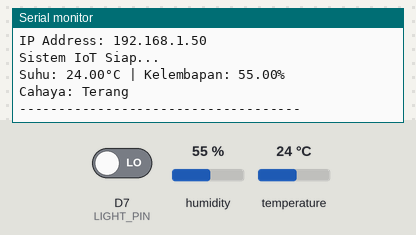
Bench run of a sketch on a simulated ESP8266 (NodeMCU). Shown: the last lines printed to the serial monitor. The test bench sets the inputs (shaded band); at power-on: D7 (LIGHT_PIN) LOW, humidity 55 %, temperature 24 °C. WiFi joins after 1.5 s; servers stay silent unless stated.

Above: at 4.7 s.
4.8 s: D7 (LIGHT_PIN) driven HIGH
9.0 s: humidity set to 22 %
At 10.3 s:
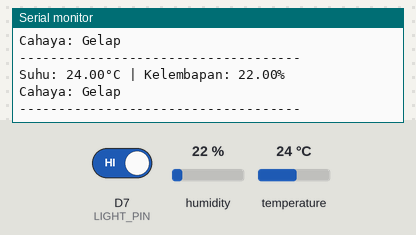
11.7 s: temperature set to 12 °C
At 13.9 s:
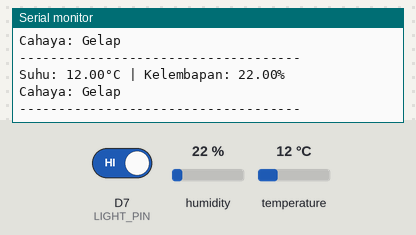
14.4 s: humidity set to 40 %
At 16.9 s:
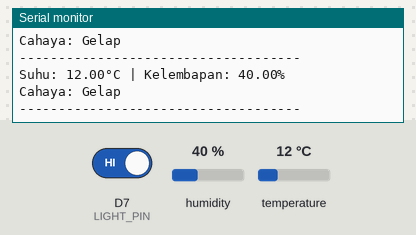
Timing chart, 0 to 18.1 s (numbered marks = the images above; inputs shaded):
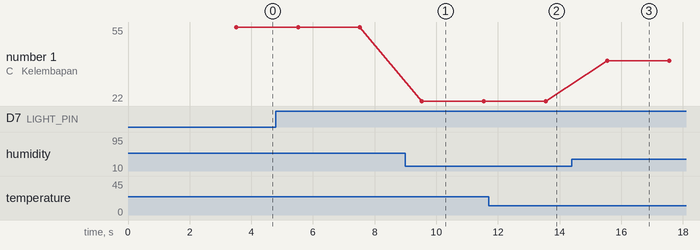

Measured:
- after the input at 9.0 s, the serial monitor: prints a new line after 0.53 s (image 1)
- after the input at 11.7 s, the serial monitor: prints a new line after 1.8 s (image 2)
- after the input at 14.4 s, the serial monitor: prints a new line after 1.2 s (image 3)
- plotted number 1: 55 → 22 after the input at 9.0 s, 22 → 40 after the input at 14.4 s

The sketch:

sketch_nov26a.ino
```cpp
#include <ESP8266WiFi.h>
#include "DHT.h"

// -----------------------------
// WiFi Configuration
// -----------------------------
const char* ssid = "GEDUNG B - WPA";
const char* password = "123123123";

// -----------------------------
// DHT22 Configuration
// -----------------------------
#define DHTPIN D5        // Pin Data DHT22
#define DHTTYPE DHT22
DHT dht(DHTPIN, DHTTYPE);

// -----------------------------
// Sensor Cahaya (LDR DO)
// -----------------------------
#define LIGHT_PIN D7     // DO modul di D7

void setup() {
  Serial.begin(115200);

  // Start sensor DHT
  dht.begin();
  delay(2000);  // beri waktu sensor stabil

  // Setup pin LDR DO
  pinMode(LIGHT_PIN, INPUT);

  // -----------------------------
  // Connect to WiFi
  // -----------------------------
  Serial.print("Menghubungkan ke WiFi: ");
  Serial.println(ssid);

  WiFi.begin(ssid, password);

  int tries = 0;
  while (WiFi.status() != WL_CONNECTED) {
    delay(500);
    Serial.print(".");
    tries++;
    if (tries > 40) {
      Serial.println("\nGagal tersambung WiFi!");
      break;
    }
  }

  if (WiFi.status() == WL_CONNECTED) {
    Serial.println("\nWiFi Tersambung!");
    Serial.print("IP Address: ");
    Serial.println(WiFi.localIP());
  }

  Serial.println("Sistem IoT Siap...");
}

void loop() {
  // -----------------------------
  // Baca data DHT22
  // -----------------------------
  float suhu = dht.readTemperature();
  float kelembapan = dht.readHumidity();

  // Cek apakah sensor berhasil dibaca
  if (isnan(suhu) || isnan(kelembapan)) {
    Serial.println("Gagal membaca sensor DHT22!");
  } else {
    Serial.print("Suhu: ");
    Serial.print(suhu);
    Serial.print("°C | Kelembapan: ");
    Serial.print(kelembapan);
    Serial.println("%");
  }

  // -----------------------------
  // Baca sensor cahaya (DO)
  // -----------------------------
  int cahaya = digitalRead(LIGHT_PIN);
  String kondisiCahaya = (cahaya == HIGH) ? "Gelap" : "Terang";

  Serial.print("Cahaya: ");
  Serial.println(kondisiCahaya);

  // -----------------------------
  // Delay antar pembacaan
  // -----------------------------
  Serial.println("------------------------------------");
  delay(2000);
}
```
